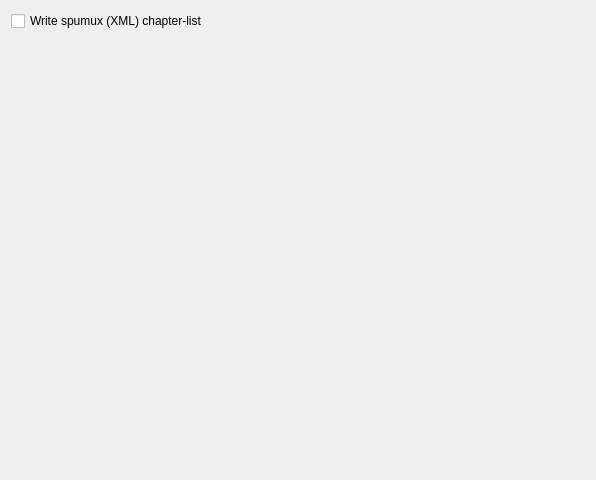
<ui version="4.0" >
 <author></author>
 <comment></comment>
 <exportmacro></exportmacro>
 <class>TTCutSettingsChapter</class>
 <widget class="QWidget" name="TTCutSettingsChapter" >
  <property name="geometry" >
   <rect>
    <x>0</x>
    <y>0</y>
    <width>596</width>
    <height>480</height>
   </rect>
  </property>
  <property name="windowTitle" >
   <string>Form3</string>
  </property>
  <layout class="QGridLayout" >
   <property name="margin" >
    <number>11</number>
   </property>
   <property name="spacing" >
    <number>6</number>
   </property>
   <item row="0" column="0" >
    <widget class="QCheckBox" name="cbSpumuxChapter" >
     <property name="text" >
      <string>Write spumux (XML) chapter-list</string>
     </property>
    </widget>
   </item>
   <item row="1" column="0" >
    <spacer>
     <property name="orientation" >
      <enum>Qt::Vertical</enum>
     </property>
     <property name="sizeType" >
      <enum>QSizePolicy::Expanding</enum>
     </property>
     <property name="sizeHint" >
      <size>
       <width>20</width>
       <height>20</height>
      </size>
     </property>
    </spacer>
   </item>
  </layout>
 </widget>
 <pixmapfunction>qPixmapFromMimeSource</pixmapfunction>
 <resources/>
 <connections/>
</ui>
